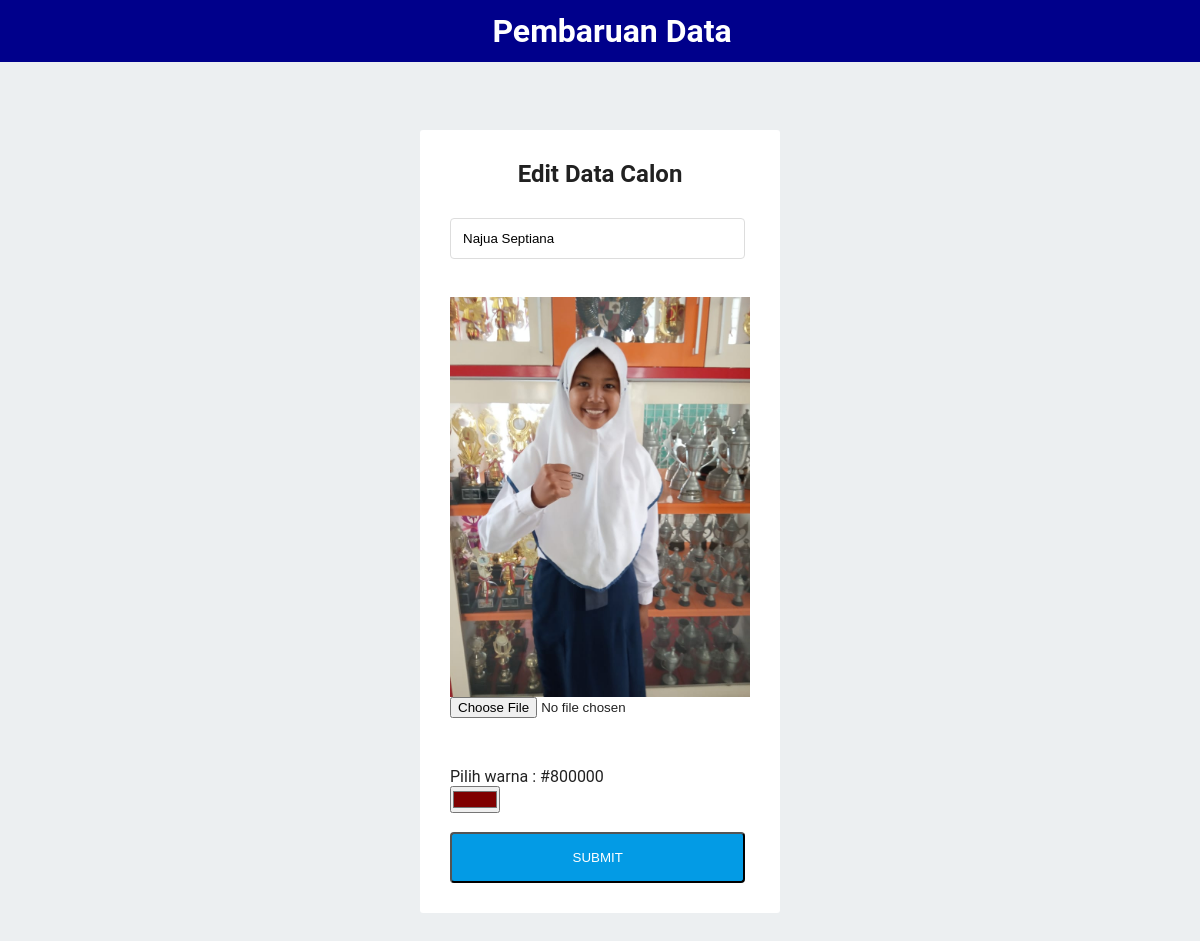
Screenshot of /edit.php?noCalon=1 (signed in) with the database file from the repository.
### tables this page shows
CREATE TABLE `tb_pemilihanosis` (
  `id_biodata` int(2) NOT NULL,
  `no_calon` int(2) NOT NULL,
  `nama` varchar(30) NOT NULL,
  `gambar` varchar(100) NOT NULL,
  `warna` varchar(7) NOT NULL
);

### edit.php (the view, shortened to what this page needs)
<?php
	$noCalon =  $_GET['noCalon'];
	$sql = mysql_query("SELECT * FROM tb_pemilihanosis where no_calon='$noCalon'");
	$data = mysql_fetch_array($sql);
	$nama = $data['nama'];
	$gambar = $data['gambar'];
	$color = $data['warna'];
?>
<html>
	<head>
		<link rel="stylesheet" type="text/css" href="css/home.css"/>
	</head>
	<body>
		<h1>Pembaruan Data</h1>
		<form action="" method="POST" enctype="multipart/form-data">
			<div id="main">
				<h2 style="text-align: center; margin-bottom: 30px;">Edit Data Calon</h2>
				<div id="sisiplogin">
					<input class="myInput" type="text" name="nama" value="<?php echo"$nama"?>" placeholder="Masukkan nama calon..." required="true"><br><br>
					<img id="gambar" src = "foto/<?php echo"$gambar"?>" style="width: 300px">
					<input id="imgInp" onchange="readURL(this)" style="margin-bottom: 30px;" type="file" name="foto" style="padding: 12px" accept="image/x-png,image/gif,image/jpeg">
					<br><br><span id="warnap">Pilih warna : <?php echo "$color"?></span><br>
					<input type="color" id="colorChoice" onchange="getWarna()" name="warna" value="<?php echo "$color"?>"><br><br>
					<input class="submit" type="submit" name="submit" value="Submit" onClick="return (validate() && spamCheck())">
				</div>
			</div>
		</form>
	</body>
</html>

### css/home.css (style rules this page uses)
body { background: #ECEFF1; color: rgba(0,0,0,0.87); font-family: Roboto, Helvetica, Arial, sans-serif; }
* { padding:0; margin:0; }
* { margin: 0; padding: 0; }
h1 { width: 100%; top: 0; padding: 12px; text-align:center; background: darkblue; color: white; position:fixed }
#main { background: white; max-width: 300px; margin: 130px auto ; padding: 30px; border-radius: 3px; }
#sisiplogin { width: inherit; margin-right: 16px; }
#sisiplogin .myInput { width: 104%; display: block; padding: 12px 0 12px 12px; border: 1px solid #ddd; border-radius: 4px; }
#sisiplogin .submit { width: 104%; display: block; background: #039be5; text-transform: uppercase; text-decoration: none; color: white; padding: 16px 0 16px 0; border-radius: 4px; }

### rows the page displays
tb_pemilihanosis: nama "Najua Septiana", gambar (picture), warna "#800000"
